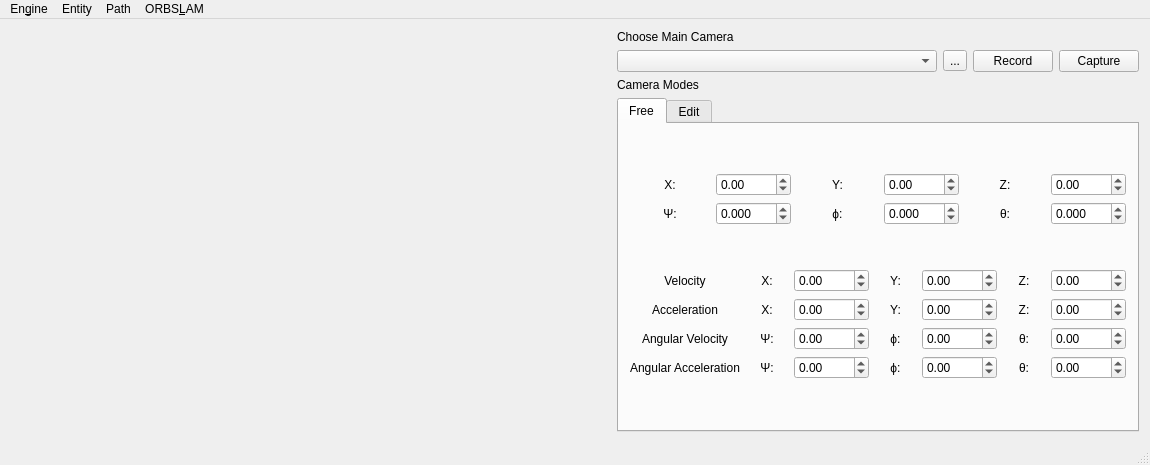
<?xml version="1.0" encoding="UTF-8"?>
<ui version="4.0">
 <class>MainWindow</class>
 <widget class="QMainWindow" name="MainWindow">
  <property name="geometry">
   <rect>
    <x>0</x>
    <y>0</y>
    <width>1150</width>
    <height>465</height>
   </rect>
  </property>
  <property name="windowTitle">
   <string>MainWindow</string>
  </property>
  <widget class="QWidget" name="centralWidget">
   <layout class="QGridLayout" name="gridLayout_4">
    <item row="0" column="1">
     <layout class="QVBoxLayout" name="verticalLayout_7">
      <item>
       <layout class="QVBoxLayout" name="verticalLayout_3">
        <item>
         <layout class="QVBoxLayout" name="mainCameraSelector">
          <item>
           <widget class="QLabel" name="label">
            <property name="sizePolicy">
             <sizepolicy hsizetype="MinimumExpanding" vsizetype="Preferred">
              <horstretch>0</horstretch>
              <verstretch>0</verstretch>
             </sizepolicy>
            </property>
            <property name="text">
             <string>Choose Main Camera</string>
            </property>
           </widget>
          </item>
          <item>
           <layout class="QHBoxLayout" name="horizontalLayout_2">
            <item>
             <widget class="QComboBox" name="mainCameraComboBox">
              <property name="sizePolicy">
               <sizepolicy hsizetype="MinimumExpanding" vsizetype="Fixed">
                <horstretch>0</horstretch>
                <verstretch>0</verstretch>
               </sizepolicy>
              </property>
             </widget>
            </item>
            <item>
             <widget class="QToolButton" name="mainCameraSettingsButton">
              <property name="text">
               <string>...</string>
              </property>
             </widget>
            </item>
            <item>
             <widget class="QPushButton" name="mainRecordButton">
              <property name="text">
               <string>Record</string>
              </property>
             </widget>
            </item>
            <item>
             <widget class="QPushButton" name="mainCaptureButton">
              <property name="text">
               <string>Capture</string>
              </property>
             </widget>
            </item>
           </layout>
          </item>
         </layout>
        </item>
        <item>
         <layout class="QHBoxLayout" name="horizontalLayout"/>
        </item>
       </layout>
      </item>
      <item>
       <layout class="QVBoxLayout" name="verticalLayout_2">
        <item>
         <widget class="QLabel" name="label_3">
          <property name="sizePolicy">
           <sizepolicy hsizetype="MinimumExpanding" vsizetype="Preferred">
            <horstretch>0</horstretch>
            <verstretch>0</verstretch>
           </sizepolicy>
          </property>
          <property name="text">
           <string>Camera Modes</string>
          </property>
         </widget>
        </item>
        <item>
         <widget class="QTabWidget" name="tabWidget">
          <property name="sizePolicy">
           <sizepolicy hsizetype="MinimumExpanding" vsizetype="Expanding">
            <horstretch>0</horstretch>
            <verstretch>0</verstretch>
           </sizepolicy>
          </property>
          <property name="currentIndex">
           <number>0</number>
          </property>
          <widget class="QWidget" name="freeCameraModeTab">
           <attribute name="title">
            <string>Free</string>
           </attribute>
           <layout class="QGridLayout" name="gridLayout_5">
            <item row="0" column="0">
             <layout class="QGridLayout" name="gridLayout_3">
              <item row="0" column="0">
               <layout class="QHBoxLayout" name="cameraXLayout">
                <item>
                 <widget class="QLabel" name="label_10">
                  <property name="sizePolicy">
                   <sizepolicy hsizetype="Expanding" vsizetype="Preferred">
                    <horstretch>0</horstretch>
                    <verstretch>0</verstretch>
                   </sizepolicy>
                  </property>
                  <property name="text">
                   <string>X:</string>
                  </property>
                  <property name="alignment">
                   <set>Qt::AlignCenter</set>
                  </property>
                 </widget>
                </item>
                <item>
                 <widget class="QDoubleSpinBox" name="cameraPosX">
                  <property name="minimum">
                   <double>-9999.989999999999782</double>
                  </property>
                  <property name="maximum">
                   <double>9999.989999999999782</double>
                  </property>
                 </widget>
                </item>
               </layout>
              </item>
              <item row="0" column="1">
               <layout class="QHBoxLayout" name="cameraYLayout">
                <item>
                 <widget class="QLabel" name="label_11">
                  <property name="sizePolicy">
                   <sizepolicy hsizetype="Expanding" vsizetype="Preferred">
                    <horstretch>0</horstretch>
                    <verstretch>0</verstretch>
                   </sizepolicy>
                  </property>
                  <property name="text">
                   <string>Y:</string>
                  </property>
                  <property name="alignment">
                   <set>Qt::AlignCenter</set>
                  </property>
                 </widget>
                </item>
                <item>
                 <widget class="QDoubleSpinBox" name="cameraPosY">
                  <property name="minimum">
                   <double>-9999.989999999999782</double>
                  </property>
                  <property name="maximum">
                   <double>9999.989999999999782</double>
                  </property>
                 </widget>
                </item>
               </layout>
              </item>
              <item row="0" column="2">
               <layout class="QHBoxLayout" name="cameraZLayout">
                <item>
                 <widget class="QLabel" name="label_12">
                  <property name="sizePolicy">
                   <sizepolicy hsizetype="Expanding" vsizetype="Preferred">
                    <horstretch>0</horstretch>
                    <verstretch>0</verstretch>
                   </sizepolicy>
                  </property>
                  <property name="text">
                   <string>Z:</string>
                  </property>
                  <property name="alignment">
                   <set>Qt::AlignCenter</set>
                  </property>
                 </widget>
                </item>
                <item>
                 <widget class="QDoubleSpinBox" name="cameraPosZ">
                  <property name="minimum">
                   <double>-9999.989999999999782</double>
                  </property>
                  <property name="maximum">
                   <double>9999.989999999999782</double>
                  </property>
                 </widget>
                </item>
               </layout>
              </item>
              <item row="1" column="0">
               <layout class="QHBoxLayout" name="cameraALayout">
                <item>
                 <widget class="QLabel" name="label_13">
                  <property name="sizePolicy">
                   <sizepolicy hsizetype="Expanding" vsizetype="Preferred">
                    <horstretch>0</horstretch>
                    <verstretch>0</verstretch>
                   </sizepolicy>
                  </property>
                  <property name="text">
                   <string>Ψ:</string>
                  </property>
                  <property name="alignment">
                   <set>Qt::AlignCenter</set>
                  </property>
                 </widget>
                </item>
                <item>
                 <widget class="QDoubleSpinBox" name="cameraRotX">
                  <property name="decimals">
                   <number>3</number>
                  </property>
                  <property name="minimum">
                   <double>-360.000000000000000</double>
                  </property>
                  <property name="maximum">
                   <double>360.000000000000000</double>
                  </property>
                 </widget>
                </item>
               </layout>
              </item>
              <item row="1" column="1">
               <layout class="QHBoxLayout" name="cameraBLayout">
                <item>
                 <widget class="QLabel" name="label_14">
                  <property name="sizePolicy">
                   <sizepolicy hsizetype="Expanding" vsizetype="Preferred">
                    <horstretch>0</horstretch>
                    <verstretch>0</verstretch>
                   </sizepolicy>
                  </property>
                  <property name="text">
                   <string>ϕ:</string>
                  </property>
                  <property name="alignment">
                   <set>Qt::AlignCenter</set>
                  </property>
                 </widget>
                </item>
                <item>
                 <widget class="QDoubleSpinBox" name="cameraRotY">
                  <property name="decimals">
                   <number>3</number>
                  </property>
                  <property name="minimum">
                   <double>-360.000000000000000</double>
                  </property>
                  <property name="maximum">
                   <double>360.000000000000000</double>
                  </property>
                 </widget>
                </item>
               </layout>
              </item>
              <item row="1" column="2">
               <layout class="QHBoxLayout" name="cameraCLayout">
                <item>
                 <widget class="QLabel" name="label_15">
                  <property name="sizePolicy">
                   <sizepolicy hsizetype="Expanding" vsizetype="Preferred">
                    <horstretch>0</horstretch>
                    <verstretch>0</verstretch>
                   </sizepolicy>
                  </property>
                  <property name="text">
                   <string>θ:</string>
                  </property>
                  <property name="alignment">
                   <set>Qt::AlignCenter</set>
                  </property>
                 </widget>
                </item>
                <item>
                 <widget class="QDoubleSpinBox" name="cameraRotZ">
                  <property name="decimals">
                   <number>3</number>
                  </property>
                  <property name="minimum">
                   <double>-360.000000000000000</double>
                  </property>
                  <property name="maximum">
                   <double>360.000000000000000</double>
                  </property>
                 </widget>
                </item>
               </layout>
              </item>
             </layout>
            </item>
            <item row="1" column="0">
             <layout class="QGridLayout" name="gridLayout_2">
              <item row="0" column="0">
               <widget class="QLabel" name="label_7">
                <property name="sizePolicy">
                 <sizepolicy hsizetype="Expanding" vsizetype="Preferred">
                  <horstretch>0</horstretch>
                  <verstretch>0</verstretch>
                 </sizepolicy>
                </property>
                <property name="text">
                 <string>Velocity</string>
                </property>
                <property name="alignment">
                 <set>Qt::AlignCenter</set>
                </property>
               </widget>
              </item>
              <item row="0" column="1">
               <widget class="QLabel" name="label_34">
                <property name="sizePolicy">
                 <sizepolicy hsizetype="MinimumExpanding" vsizetype="Preferred">
                  <horstretch>0</horstretch>
                  <verstretch>0</verstretch>
                 </sizepolicy>
                </property>
                <property name="text">
                 <string>X:</string>
                </property>
                <property name="alignment">
                 <set>Qt::AlignCenter</set>
                </property>
               </widget>
              </item>
              <item row="0" column="2">
               <widget class="QDoubleSpinBox" name="cameraPosX_12">
                <property name="minimum">
                 <double>-9999.989999999999782</double>
                </property>
                <property name="maximum">
                 <double>9999.989999999999782</double>
                </property>
               </widget>
              </item>
              <item row="0" column="3">
               <widget class="QLabel" name="label_32">
                <property name="sizePolicy">
                 <sizepolicy hsizetype="MinimumExpanding" vsizetype="Preferred">
                  <horstretch>0</horstretch>
                  <verstretch>0</verstretch>
                 </sizepolicy>
                </property>
                <property name="text">
                 <string>Y:</string>
                </property>
                <property name="alignment">
                 <set>Qt::AlignCenter</set>
                </property>
               </widget>
              </item>
              <item row="0" column="4">
               <widget class="QDoubleSpinBox" name="cameraPosX_13">
                <property name="minimum">
                 <double>-9999.989999999999782</double>
                </property>
                <property name="maximum">
                 <double>9999.989999999999782</double>
                </property>
               </widget>
              </item>
              <item row="0" column="5">
               <widget class="QLabel" name="label_33">
                <property name="sizePolicy">
                 <sizepolicy hsizetype="MinimumExpanding" vsizetype="Preferred">
                  <horstretch>0</horstretch>
                  <verstretch>0</verstretch>
                 </sizepolicy>
                </property>
                <property name="text">
                 <string>Z:</string>
                </property>
                <property name="alignment">
                 <set>Qt::AlignCenter</set>
                </property>
               </widget>
              </item>
              <item row="0" column="6">
               <widget class="QDoubleSpinBox" name="cameraPosX_11">
                <property name="minimum">
                 <double>-9999.989999999999782</double>
                </property>
                <property name="maximum">
                 <double>9999.989999999999782</double>
                </property>
               </widget>
              </item>
              <item row="1" column="0">
               <widget class="QLabel" name="label_4">
                <property name="sizePolicy">
                 <sizepolicy hsizetype="Expanding" vsizetype="Preferred">
                  <horstretch>0</horstretch>
                  <verstretch>0</verstretch>
                 </sizepolicy>
                </property>
                <property name="text">
                 <string>Acceleration</string>
                </property>
                <property name="alignment">
                 <set>Qt::AlignCenter</set>
                </property>
               </widget>
              </item>
              <item row="1" column="1">
               <widget class="QLabel" name="label_17">
                <property name="sizePolicy">
                 <sizepolicy hsizetype="MinimumExpanding" vsizetype="Preferred">
                  <horstretch>0</horstretch>
                  <verstretch>0</verstretch>
                 </sizepolicy>
                </property>
                <property name="text">
                 <string>X:</string>
                </property>
                <property name="alignment">
                 <set>Qt::AlignCenter</set>
                </property>
               </widget>
              </item>
              <item row="1" column="2">
               <widget class="QDoubleSpinBox" name="cameraPosX_2">
                <property name="minimum">
                 <double>-9999.989999999999782</double>
                </property>
                <property name="maximum">
                 <double>9999.989999999999782</double>
                </property>
               </widget>
              </item>
              <item row="1" column="3">
               <widget class="QLabel" name="label_18">
                <property name="sizePolicy">
                 <sizepolicy hsizetype="MinimumExpanding" vsizetype="Preferred">
                  <horstretch>0</horstretch>
                  <verstretch>0</verstretch>
                 </sizepolicy>
                </property>
                <property name="text">
                 <string>Y:</string>
                </property>
                <property name="alignment">
                 <set>Qt::AlignCenter</set>
                </property>
               </widget>
              </item>
              <item row="1" column="4">
               <widget class="QDoubleSpinBox" name="cameraPosX_3">
                <property name="minimum">
                 <double>-9999.989999999999782</double>
                </property>
                <property name="maximum">
                 <double>9999.989999999999782</double>
                </property>
               </widget>
              </item>
              <item row="1" column="5">
               <widget class="QLabel" name="label_19">
                <property name="sizePolicy">
                 <sizepolicy hsizetype="MinimumExpanding" vsizetype="Preferred">
                  <horstretch>0</horstretch>
                  <verstretch>0</verstretch>
                 </sizepolicy>
                </property>
                <property name="text">
                 <string>Z:</string>
                </property>
                <property name="alignment">
                 <set>Qt::AlignCenter</set>
                </property>
               </widget>
              </item>
              <item row="1" column="6">
               <widget class="QDoubleSpinBox" name="cameraPosX_4">
                <property name="minimum">
                 <double>-9999.989999999999782</double>
                </property>
                <property name="maximum">
                 <double>9999.989999999999782</double>
                </property>
               </widget>
              </item>
              <item row="2" column="0">
               <widget class="QLabel" name="label_5">
                <property name="sizePolicy">
                 <sizepolicy hsizetype="Expanding" vsizetype="Preferred">
                  <horstretch>0</horstretch>
                  <verstretch>0</verstretch>
                 </sizepolicy>
                </property>
                <property name="text">
                 <string>Angular Velocity</string>
                </property>
                <property name="alignment">
                 <set>Qt::AlignCenter</set>
                </property>
               </widget>
              </item>
              <item row="2" column="1">
               <widget class="QLabel" name="label_22">
                <property name="sizePolicy">
                 <sizepolicy hsizetype="MinimumExpanding" vsizetype="Preferred">
                  <horstretch>0</horstretch>
                  <verstretch>0</verstretch>
                 </sizepolicy>
                </property>
                <property name="text">
                 <string>Ψ:</string>
                </property>
                <property name="alignment">
                 <set>Qt::AlignCenter</set>
                </property>
               </widget>
              </item>
              <item row="2" column="2">
               <widget class="QDoubleSpinBox" name="cameraPosX_6">
                <property name="minimum">
                 <double>-9999.989999999999782</double>
                </property>
                <property name="maximum">
                 <double>9999.989999999999782</double>
                </property>
               </widget>
              </item>
              <item row="2" column="3">
               <widget class="QLabel" name="label_20">
                <property name="sizePolicy">
                 <sizepolicy hsizetype="MinimumExpanding" vsizetype="Preferred">
                  <horstretch>0</horstretch>
                  <verstretch>0</verstretch>
                 </sizepolicy>
                </property>
                <property name="text">
                 <string>ϕ:</string>
                </property>
                <property name="alignment">
                 <set>Qt::AlignCenter</set>
                </property>
               </widget>
              </item>
              <item row="2" column="4">
               <widget class="QDoubleSpinBox" name="cameraPosX_7">
                <property name="minimum">
                 <double>-9999.989999999999782</double>
                </property>
                <property name="maximum">
                 <double>9999.989999999999782</double>
                </property>
               </widget>
              </item>
              <item row="2" column="5">
               <widget class="QLabel" name="label_21">
                <property name="sizePolicy">
                 <sizepolicy hsizetype="MinimumExpanding" vsizetype="Preferred">
                  <horstretch>0</horstretch>
                  <verstretch>0</verstretch>
                 </sizepolicy>
                </property>
                <property name="text">
                 <string>θ:</string>
                </property>
                <property name="alignment">
                 <set>Qt::AlignCenter</set>
                </property>
               </widget>
              </item>
              <item row="2" column="6">
               <widget class="QDoubleSpinBox" name="cameraPosX_5">
                <property name="minimum">
                 <double>-9999.989999999999782</double>
                </property>
                <property name="maximum">
                 <double>9999.989999999999782</double>
                </property>
               </widget>
              </item>
              <item row="3" column="0">
               <widget class="QLabel" name="label_6">
                <property name="sizePolicy">
                 <sizepolicy hsizetype="Expanding" vsizetype="Preferred">
                  <horstretch>0</horstretch>
                  <verstretch>0</verstretch>
                 </sizepolicy>
                </property>
                <property name="text">
                 <string>Angular Acceleration</string>
                </property>
                <property name="alignment">
                 <set>Qt::AlignCenter</set>
                </property>
               </widget>
              </item>
              <item row="3" column="1">
               <widget class="QLabel" name="label_23">
                <property name="sizePolicy">
                 <sizepolicy hsizetype="MinimumExpanding" vsizetype="Preferred">
                  <horstretch>0</horstretch>
                  <verstretch>0</verstretch>
                 </sizepolicy>
                </property>
                <property name="text">
                 <string>Ψ:</string>
                </property>
                <property name="alignment">
                 <set>Qt::AlignCenter</set>
                </property>
               </widget>
              </item>
              <item row="3" column="2">
               <widget class="QDoubleSpinBox" name="cameraPosX_9">
                <property name="minimum">
                 <double>-9999.989999999999782</double>
                </property>
                <property name="maximum">
                 <double>9999.989999999999782</double>
                </property>
               </widget>
              </item>
              <item row="3" column="3">
               <widget class="QLabel" name="label_31">
                <property name="sizePolicy">
                 <sizepolicy hsizetype="MinimumExpanding" vsizetype="Preferred">
                  <horstretch>0</horstretch>
                  <verstretch>0</verstretch>
                 </sizepolicy>
                </property>
                <property name="text">
                 <string>ϕ:</string>
                </property>
                <property name="alignment">
                 <set>Qt::AlignCenter</set>
                </property>
               </widget>
              </item>
              <item row="3" column="4">
               <widget class="QDoubleSpinBox" name="cameraPosX_8">
                <property name="minimum">
                 <double>-9999.989999999999782</double>
                </property>
                <property name="maximum">
                 <double>9999.989999999999782</double>
                </property>
               </widget>
              </item>
              <item row="3" column="5">
               <widget class="QLabel" name="label_30">
                <property name="sizePolicy">
                 <sizepolicy hsizetype="MinimumExpanding" vsizetype="Preferred">
                  <horstretch>0</horstretch>
                  <verstretch>0</verstretch>
                 </sizepolicy>
                </property>
                <property name="text">
                 <string>θ:</string>
                </property>
                <property name="alignment">
                 <set>Qt::AlignCenter</set>
                </property>
               </widget>
              </item>
              <item row="3" column="6">
               <widget class="QDoubleSpinBox" name="cameraPosX_10">
                <property name="minimum">
                 <double>-9999.989999999999782</double>
                </property>
                <property name="maximum">
                 <double>9999.989999999999782</double>
                </property>
               </widget>
              </item>
             </layout>
            </item>
           </layout>
          </widget>
          <widget class="QWidget" name="editCameraMode">
           <attribute name="title">
            <string>Edit</string>
           </attribute>
           <layout class="QGridLayout" name="gridLayout">
            <item row="0" column="0">
             <layout class="QHBoxLayout" name="horizontalLayout_3">
              <item>
               <widget class="QLabel" name="label_16">
                <property name="sizePolicy">
                 <sizepolicy hsizetype="Minimum" vsizetype="Preferred">
                  <horstretch>0</horstretch>
                  <verstretch>0</verstretch>
                 </sizepolicy>
                </property>
                <property name="text">
                 <string>Choose Environment </string>
                </property>
               </widget>
              </item>
              <item>
               <widget class="QComboBox" name="entityPlaceComboBox">
                <property name="sizePolicy">
                 <sizepolicy hsizetype="Expanding" vsizetype="Fixed">
                  <horstretch>0</horstretch>
                  <verstretch>0</verstretch>
                 </sizepolicy>
                </property>
                <item>
                 <property name="text">
                  <string>SimPlane</string>
                 </property>
                </item>
               </widget>
              </item>
              <item>
               <widget class="QPushButton" name="createEntityButton">
                <property name="text">
                 <string>New</string>
                </property>
               </widget>
              </item>
              <item>
               <widget class="QPushButton" name="setEntityButton">
                <property name="text">
                 <string>Place</string>
                </property>
               </widget>
              </item>
             </layout>
            </item>
            <item row="1" column="0">
             <layout class="QHBoxLayout" name="horizontalLayout_4">
              <item>
               <widget class="QLabel" name="label_2">
                <property name="text">
                 <string>Name:</string>
                </property>
               </widget>
              </item>
              <item>
               <widget class="QLineEdit" name="entityName"/>
              </item>
             </layout>
            </item>
            <item row="3" column="0">
             <widget class="QTableWidget" name="entityAdvancedOption"/>
            </item>
            <item row="2" column="0">
             <layout class="QGridLayout" name="mainCameraTransformLayout_2">
              <item row="1" column="1">
               <layout class="QHBoxLayout" name="cameraBLayout_2">
                <item>
                 <widget class="QLabel" name="label_28">
                  <property name="sizePolicy">
                   <sizepolicy hsizetype="Expanding" vsizetype="Preferred">
                    <horstretch>0</horstretch>
                    <verstretch>0</verstretch>
                   </sizepolicy>
                  </property>
                  <property name="text">
                   <string>ϕ:</string>
                  </property>
                  <property name="alignment">
                   <set>Qt::AlignCenter</set>
                  </property>
                 </widget>
                </item>
                <item>
                 <widget class="QDoubleSpinBox" name="entityRotY">
                  <property name="decimals">
                   <number>3</number>
                  </property>
                  <property name="minimum">
                   <double>-360.000000000000000</double>
                  </property>
                  <property name="maximum">
                   <double>360.000000000000000</double>
                  </property>
                 </widget>
                </item>
               </layout>
              </item>
              <item row="0" column="2">
               <layout class="QHBoxLayout" name="cameraZLayout_2">
                <item>
                 <widget class="QLabel" name="label_26">
                  <property name="sizePolicy">
                   <sizepolicy hsizetype="Expanding" vsizetype="Preferred">
                    <horstretch>0</horstretch>
                    <verstretch>0</verstretch>
                   </sizepolicy>
                  </property>
                  <property name="text">
                   <string>Z:</string>
                  </property>
                  <property name="alignment">
                   <set>Qt::AlignCenter</set>
                  </property>
                 </widget>
                </item>
                <item>
                 <widget class="QDoubleSpinBox" name="entityPosZ">
                  <property name="minimum">
                   <double>-9999.989999999999782</double>
                  </property>
                  <property name="maximum">
                   <double>9999.989999999999782</double>
                  </property>
                 </widget>
                </item>
               </layout>
              </item>
              <item row="1" column="2">
               <layout class="QHBoxLayout" name="cameraCLayout_2">
                <item>
                 <widget class="QLabel" name="label_29">
                  <property name="sizePolicy">
                   <sizepolicy hsizetype="Expanding" vsizetype="Preferred">
                    <horstretch>0</horstretch>
                    <verstretch>0</verstretch>
                   </sizepolicy>
                  </property>
                  <property name="text">
                   <string>θ:</string>
                  </property>
                  <property name="alignment">
                   <set>Qt::AlignCenter</set>
                  </property>
                 </widget>
                </item>
                <item>
                 <widget class="QDoubleSpinBox" name="entityRotZ">
                  <property name="decimals">
                   <number>3</number>
                  </property>
                  <property name="minimum">
                   <double>-360.000000000000000</double>
                  </property>
                  <property name="maximum">
                   <double>360.000000000000000</double>
                  </property>
                 </widget>
                </item>
               </layout>
              </item>
              <item row="1" column="0">
               <layout class="QHBoxLayout" name="cameraALayout_2">
                <item>
                 <widget class="QLabel" name="label_27">
                  <property name="sizePolicy">
                   <sizepolicy hsizetype="Expanding" vsizetype="Preferred">
                    <horstretch>0</horstretch>
                    <verstretch>0</verstretch>
                   </sizepolicy>
                  </property>
                  <property name="text">
                   <string>Ψ:</string>
                  </property>
                  <property name="alignment">
                   <set>Qt::AlignCenter</set>
                  </property>
                 </widget>
                </item>
                <item>
                 <widget class="QDoubleSpinBox" name="entityRotX">
                  <property name="decimals">
                   <number>3</number>
                  </property>
                  <property name="minimum">
                   <double>-360.000000000000000</double>
                  </property>
                  <property name="maximum">
                   <double>360.000000000000000</double>
                  </property>
                 </widget>
                </item>
               </layout>
              </item>
              <item row="0" column="1">
               <layout class="QHBoxLayout" name="cameraYLayout_2">
                <item>
                 <widget class="QLabel" name="label_25">
                  <property name="sizePolicy">
                   <sizepolicy hsizetype="Expanding" vsizetype="Preferred">
                    <horstretch>0</horstretch>
                    <verstretch>0</verstretch>
                   </sizepolicy>
                  </property>
                  <property name="text">
                   <string>Y:</string>
                  </property>
                  <property name="alignment">
                   <set>Qt::AlignCenter</set>
                  </property>
                 </widget>
                </item>
                <item>
                 <widget class="QDoubleSpinBox" name="entityPosY">
                  <property name="minimum">
                   <double>-9999.989999999999782</double>
                  </property>
                  <property name="maximum">
                   <double>9999.989999999999782</double>
                  </property>
                 </widget>
                </item>
               </layout>
              </item>
              <item row="0" column="0">
               <layout class="QHBoxLayout" name="cameraXLayout_2">
                <item>
                 <widget class="QLabel" name="label_24">
                  <property name="sizePolicy">
                   <sizepolicy hsizetype="Expanding" vsizetype="Preferred">
                    <horstretch>0</horstretch>
                    <verstretch>0</verstretch>
                   </sizepolicy>
                  </property>
                  <property name="text">
                   <string>X:</string>
                  </property>
                  <property name="alignment">
                   <set>Qt::AlignCenter</set>
                  </property>
                 </widget>
                </item>
                <item>
                 <widget class="QDoubleSpinBox" name="entityPosX">
                  <property name="minimum">
                   <double>-9999.989999999999782</double>
                  </property>
                  <property name="maximum">
                   <double>9999.989999999999782</double>
                  </property>
                 </widget>
                </item>
               </layout>
              </item>
             </layout>
            </item>
           </layout>
          </widget>
         </widget>
        </item>
       </layout>
      </item>
     </layout>
    </item>
    <item row="0" column="0">
     <widget class="QWidget" name="openGLWidgetFrame" native="true">
      <property name="sizePolicy">
       <sizepolicy hsizetype="Expanding" vsizetype="Expanding">
        <horstretch>0</horstretch>
        <verstretch>0</verstretch>
       </sizepolicy>
      </property>
      <property name="minimumSize">
       <size>
        <width>600</width>
        <height>400</height>
       </size>
      </property>
      <property name="baseSize">
       <size>
        <width>0</width>
        <height>0</height>
       </size>
      </property>
      <property name="autoFillBackground">
       <bool>false</bool>
      </property>
     </widget>
    </item>
   </layout>
  </widget>
  <widget class="QMenuBar" name="menuBar">
   <property name="geometry">
    <rect>
     <x>0</x>
     <y>0</y>
     <width>1150</width>
     <height>30</height>
    </rect>
   </property>
   <widget class="QMenu" name="menuEngine">
    <property name="title">
     <string>En&amp;gine</string>
    </property>
    <addaction name="actionShow_Features"/>
    <addaction name="actionImport"/>
    <addaction name="actionExit"/>
   </widget>
   <widget class="QMenu" name="menuEntity">
    <property name="title">
     <string>Entity</string>
    </property>
    <addaction name="actionEntityAdd"/>
    <addaction name="actionEntityEdit"/>
   </widget>
   <widget class="QMenu" name="menuPath">
    <property name="title">
     <string>Path</string>
    </property>
    <addaction name="actionAddPath"/>
    <addaction name="actionEditPath"/>
   </widget>
   <widget class="QMenu" name="menuORBSLAM">
    <property name="title">
     <string>ORBS&amp;LAM</string>
    </property>
    <addaction name="actionRun"/>
   </widget>
   <addaction name="menuEngine"/>
   <addaction name="menuEntity"/>
   <addaction name="menuPath"/>
   <addaction name="menuORBSLAM"/>
  </widget>
  <widget class="QStatusBar" name="statusBar"/>
  <action name="actionShow_Features">
   <property name="checkable">
    <bool>true</bool>
   </property>
   <property name="text">
    <string>&amp;Show Features</string>
   </property>
  </action>
  <action name="actionExit">
   <property name="text">
    <string>E&amp;xit</string>
   </property>
  </action>
  <action name="actionEditPath">
   <property name="text">
    <string>&amp;Edit</string>
   </property>
   <property name="toolTip">
    <string>Edits path in scene</string>
   </property>
  </action>
  <action name="actionImport">
   <property name="text">
    <string>&amp;Import</string>
   </property>
  </action>
  <action name="actionExport">
   <property name="text">
    <string>&amp;Export</string>
   </property>
  </action>
  <action name="actionRun">
   <property name="text">
    <string>&amp;Run</string>
   </property>
  </action>
  <action name="actionEntityAdd">
   <property name="text">
    <string>&amp;Add</string>
   </property>
  </action>
  <action name="actionEntityEdit">
   <property name="text">
    <string>&amp;Edit</string>
   </property>
  </action>
  <action name="actionAddPath">
   <property name="text">
    <string>Add</string>
   </property>
  </action>
 </widget>
 <layoutdefault spacing="6" margin="11"/>
 <resources/>
 <connections/>
</ui>
